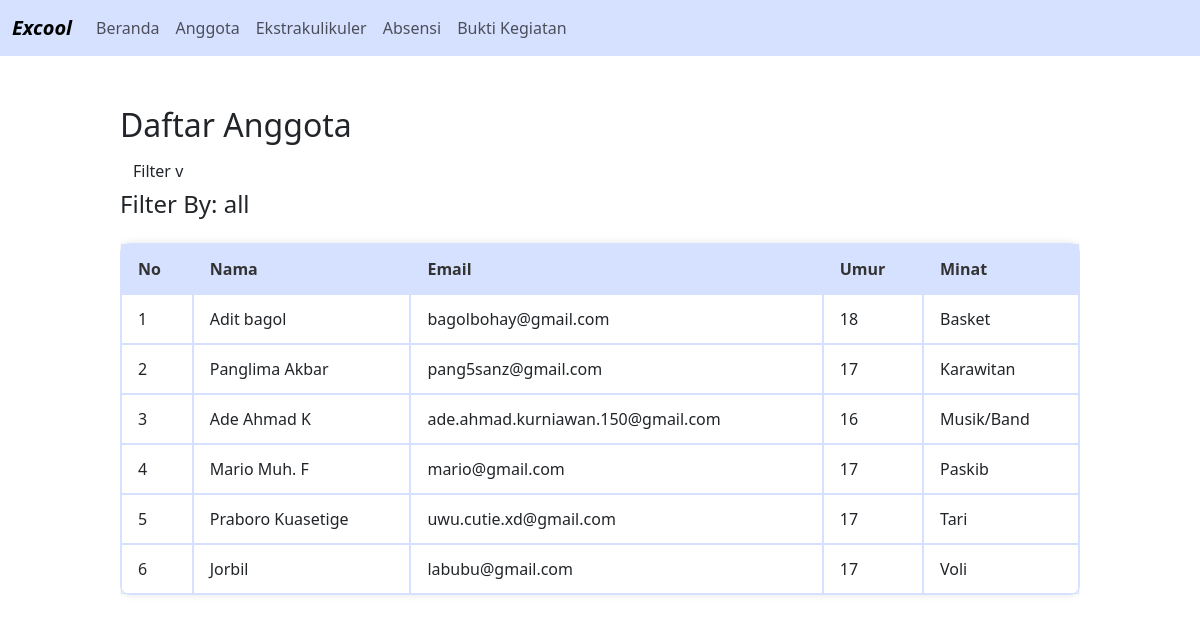
The app's page /index.php?p=anggota&filter=all with its own data.
### tables this page shows
CREATE TABLE `anggota` (
  `id` int(11) NOT NULL,
  `nama` varchar(100) DEFAULT NULL,
  `email` varchar(100) DEFAULT NULL,
  `umur` int(11) DEFAULT NULL,
  `id_ekstra` int(11) DEFAULT NULL
);

CREATE TABLE `ekstra` (
  `id_ekstra` int(11) NOT NULL,
  `nama_ekstra` varchar(60) NOT NULL,
  `deskripsi` varchar(255) NOT NULL,
  `foto` blob NOT NULL
);

### page/anggota.php (the view, shortened to what this page needs)
<h2>Daftar Anggota</h2>
<a class="btn" data-bs-toggle="collapse" href="#filter" role="button" aria-expanded="<?= isset($_GET['filter']) && $_GET['filter'] !== '' ? 'true' : 'false' ?>" aria-controls="filter">
    Filter v
</a>
<?php
  include 'config.php';
  $filterActive = isset($_GET['filter']) && $_GET['filter'] !== '';
?>
<?php
if ($filterActive) {
?>
<h4>Filter By: <?= htmlspecialchars($_GET['filter']) ?></h4>
<div class="kf-overflowed">
<table>
  <thead>
    <th>No</th>
    <th>Nama</th>
    <th>Email</th>
    <th>Umur</th>
    <th>Minat</th>
  </thead>
  <?php
      $get = mysqli_real_escape_string($conn, $_GET['filter']);
      if ($get == "all") {
        $result2 = mysqli_query($conn, "SELECT anggota.*, ekstra.nama_ekstra AS minat
        FROM anggota
        JOIN ekstra ON anggota.id_ekstra = ekstra.id_ekstra
        ORDER BY minat ASC;
        ");
      }
      $no = 1;
      while ($row2 = mysqli_fetch_assoc($result2)) {
          echo "<tbody>
                  <td>{$no}</td>
                  <td>" . htmlspecialchars($row2['nama']) . "</td>
                  <td>" . htmlspecialchars($row2['email']) . "</td>
                  <td>" . htmlspecialchars($row2['umur']) . "</td>
                  <td>" . htmlspecialchars($row2['minat']) . "</td>
              </tbody>";
          $no++;
      }
    }
  ?>
</table>
</div>

### view/core.css (style rules this page uses)
:root { --cyan: #cceeff; --blue: #ccccff; --cyan-lightest: #e6faff; --cyan-light: #d6f0fb; --cyan-mid: #a0e7ff; --cyan-dark: #66d9ef; --cyan-deep: #2ec4dd; --blue-lightest: #f0f4ff; --blue-light: #d6e0ff; --blue-mid: #a6baff; --blue-dark: #668cff; --blue-deep: #3c5ce7; --white: #ffffff; --gray-light: #f9f9f9; --gray-border: #ccc; --text-dark: #333; --red: #FF2C2C; }
html { font-family: 'Arial'; }
body { margin: 0; }
.kf-overflowed { overflow: auto; }
table { width: 100%; border-collapse: separate; border-spacing: 0; border-radius: 10px; margin: 1em 0; background-color: #ffffff; border: 1px solid var(--blue-light); box-shadow: 0 0 8px rgba(0,0,0,0.1); }
table th, table td { padding: 12px 16px; border: 1px solid var(--blue-light); text-align: left; }
table thead { background-color: var(--blue-light); color: #333; }

### records on screen
anggota: nama "Adit bagol", email "bagolbohay@gmail.com", umur "18", id_ekstra.nama_ekstra "Basket"
anggota: nama "Panglima Akbar", email "pang5sanz@gmail.com", umur "17", id_ekstra.nama_ekstra "Karawitan"
anggota: nama "Ade Ahmad K", email "ade.ahmad.kurniawan.150@gmail.com", umur "16", id_ekstra.nama_ekstra "Musik/Band"
anggota: nama "Mario Muh. F", email "mario@gmail.com", umur "17", id_ekstra.nama_ekstra "Paskib"
anggota: nama "Praboro Kuasetige", email "uwu.cutie.xd@gmail.com", umur "17", id_ekstra.nama_ekstra "Tari"
anggota: nama "Jorbil", email "labubu@gmail.com", umur "17", id_ekstra.nama_ekstra "Voli"

### other values on screen
$_GET['filter'] "all"
